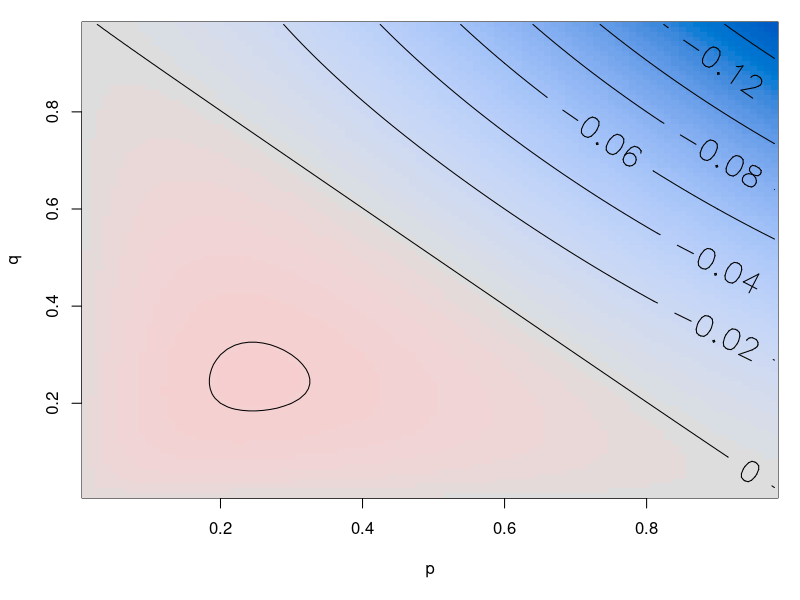
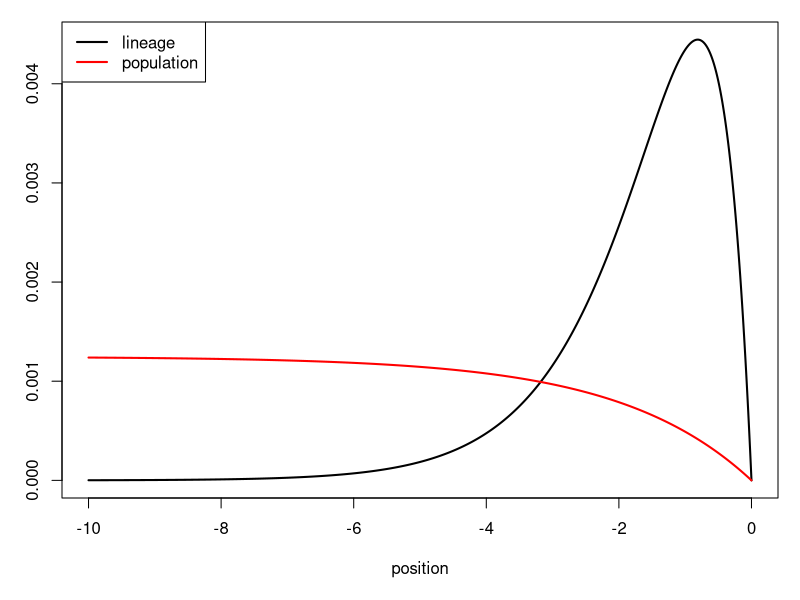

These charts were generated, in order, by the following R code:
##########
# sigma effective for big/small

d_varL <- function (p, q) {
    return(p * q * (1 - (p + q)) / (3 * (p + q)))
}

pqvals <- seq(0, 1, length.out=101)[2:99]
pq <- expand.grid(p=pqvals,
                  q=pqvals)
pq$dv <- d_varL(pq$p, pq$q)


png(file="bigsmall_dvar.png", width=64*7, height=64*7, res=64)
par(mar=c(5,4,1,1)+.1)
    cols <- colorspace::diverging_hcl(101,
      h = c(250, 10), c = 100, l = c(37, 88), power = c(0.7, 1.7))
    image(pqvals, pqvals, matrix(pq$dv, nrow=length(pqvals)),
          zlim=c(-1, 1) * max(abs(pq$dv)),
          col=cols, xlab='p', ylab='q')
    contour(pqvals, pqvals, matrix(pq$dv, nrow=length(pqvals)), add=TRUE,
            labcex=2)
dev.off()


##########
# stationary distribution for lineages in the PME

xvals <- seq(-10, 0, length.out=1001)

# wavefront
w <- function (x) {
    y <- pmax(0, 1 - exp(x / 2))
    return(y / sum(y))
}

# stationary distribution for lineages
f <- function (x) {
    y <- exp(x) * (1 - exp(x/2))
    return(y / sum(y))
}

png(file='pme_dists.png', width=64*5, height=64*7, res=64)
par(mar=c(5,3,1,1)+.1)
    plot(xvals, f(xvals), type='l',
         ylab='', xlab='position', lwd=2)
    lines(xvals, w(xvals), col='red', lwd=2)
    legend("topleft", lty=1, lwd=2, col=c("black", "red"),
           legend=c("lineage", "population"))
dev.off()
